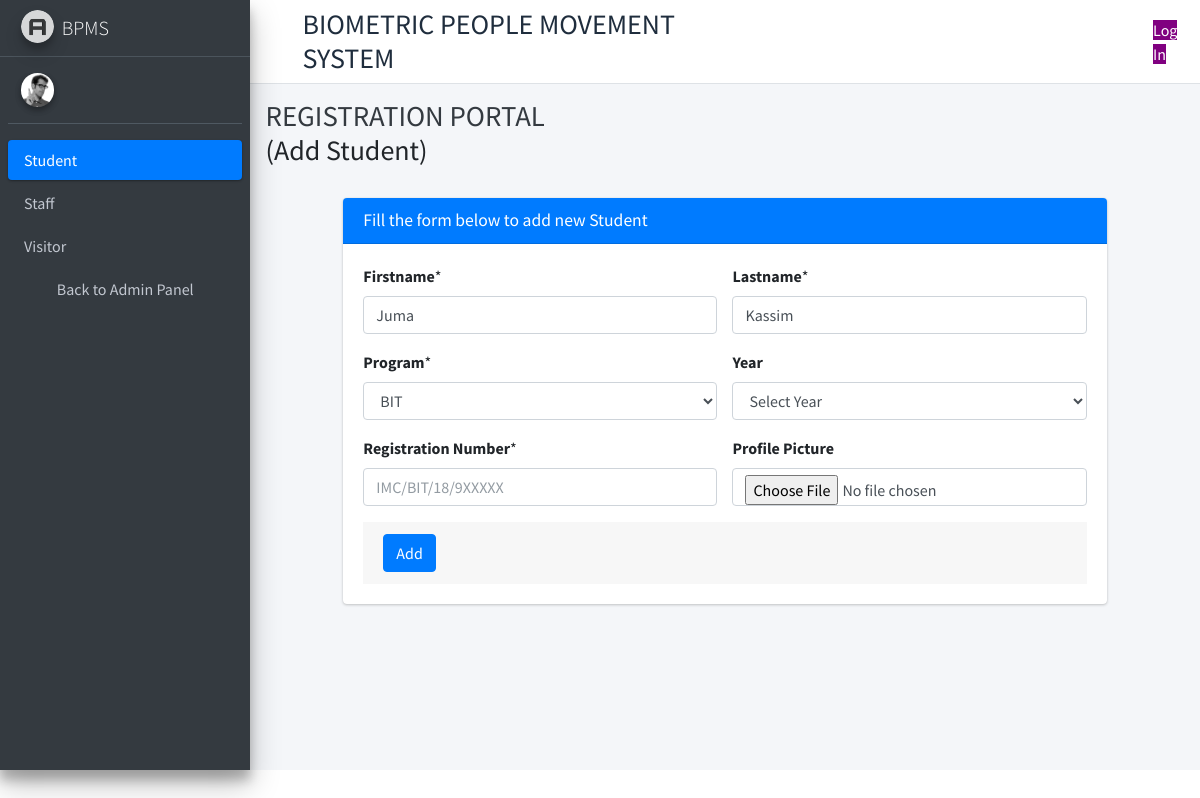
The page /edit-student/20 on the database its author committed.
### Registration/models.py (models this page shows, shortened)
class Student(models.Model):
    gender_choice=(
        ('M','Male'),
        ('F','Female'),
    )
    year = (
        ('1', 'ONE'),
        ('2', 'TWO'),
        ('3', 'THREE')
    )
    prog = (
        ('BIT', 'Bachelor of Science in Information Technology'),
        ('BAC', 'Bachelor of Accountancy'),
        ('BAIT', 'Bachelor of Accountancy in Information Technology'),
        ('BBF', 'Bachelor of Banking and Finance'),
        ('BCS', 'Bachelor of Computer Science'),
        ('BEF', 'Bachelor of Economics and Finance')
    )
    first_name=models.CharField(max_length=20)
    last_name = models.CharField(max_length=40)
    student_id=models.CharField(max_length=50)
    gender = models.CharField(max_length=6,choices=gender_choice)
    programme = models.CharField(max_length=50,choices=prog)
    year=models.CharField(max_length=8,choices=year)
    pic=models.ImageField(upload_to ='profilepics')

### Dashboard/views.py (the view)
# urls.py: path('edit-student/<str:id>',edit_student,name='edit student data'),
def edit_student(request,id):
    std=Student.objects.get(id=id)
    context={'std':std}
    return render(request,'edit-student.html',context)

### Dashboard/templatetags/print_dashboard.py (called while the page is built)
@register.simple_tag
def define(value=None):
	return value

### templates/edit-student.html (shortened to what this page needs)
{% load static %}
{% load print_dashboard %}
<!DOCTYPE html>
<html lang="en">
<head>
  <link rel="stylesheet" href="{% static 'plugins/fontawesome-free/css/all.min.css' %}">
<link rel="stylesheet" href="{% static 'dist/css/bootstrap-select.css' %}" />
  <link rel="stylesheet" href="{% static 'dist/css/adminlte.min.css' %}">
  <link rel="stylesheet" href="{% static 'dist/css/login_page.css' %}"/>
</head>
<body class="hold-transition sidebar-mini">
<div class="wrapper">
  <nav class="main-header navbar navbar-expand navbar-white navbar-light">
    <ul class="navbar-nav">
      <li class="nav-item">
        <a class="nav-link" data-widget="pushmenu" href="#" role="button"><i class="fas fa-bars"></i></a>
      </li>
      <h3 style="margin:auto;">BIOMETRIC PEOPLE MOVEMENT SYSTEM</h3>
    </ul>
    {% if user.is_authenticated %}
    <div style="padding-left: 400px;">
    Custodian Name
    <a href="logoutdash" class="anchor">Log Out</a>
    </div>
    {% else %}
    <div style="padding-left: 400px;">
    <a style="background-color:purple;color:white">Log In</a>
  </div>
    {% endif %}
  </nav>
  <aside class="main-sidebar sidebar-dark-primary elevation-4">
    <a href="index3.html" class="brand-link">
      <img src="{% static 'dist/img/AdminLTELogo.png' %}" alt="BPMS Logo" class="brand-image img-circle elevation-3" style="opacity: .8">
      <span class="brand-text font-weight-light">BPMS</span>
    </a>
    <div class="sidebar">
      <div class="user-panel mt-3 pb-3 mb-3 d-flex">
        <div class="image">
          <img src="{% static 'dist/img/user2-160x160.jpg' %}" class="img-circle elevation-2" alt="User Image">
        </div>
        <div class="info">
        </div>
      </div>
  <nav class="mt-2">
        <ul class="nav nav-pills nav-sidebar flex-column" data-widget="treeview" role="menu" data-accordion="false">
          <li class="nav-item">
            <a href="#" class="nav-link active">
              <p>
                Student
                <i class="right fas fa-angle-left"></i>
              </p>
            </a>
          </li>
          <li class="nav-item">
            <a href="" class="nav-link">
              <p>
                Staff
                <i class="right fas fa-angle-left"></i>
              </p>
            </a>
          </li>
            <li class="nav-item">
            <a href="#" class="nav-link">
              <p>
                Visitor
                <i class="right fas fa-angle-left"></i>
              </p>
            </a>
          </li>
          <li class="nav-item">
            <a href="/dashboard" class="nav-link">
              <i class="nav-icon fas fa-tachometer-alt"></i>
              <p>
                Back to Admin Panel
                <i class="right fas fa-angle-left"></i>
              </p>
            </a>
          </li>
        </ul>
      </nav>
    </div>
  </aside>
  <div class="content-wrapper">
    <div class="content-header">
      <div class="container-fluid">
        <div class="row mb-2">
          <div class="col-sm-6">
            <h1 class="m-0 text-dark">REGISTRATION PORTAL</h1><h3>(Add Student)</h3>
          </div>
        </div>
      </div>
    </div>
    <div class="content">
      <div class="container-fluid">
        <div class="row">
          <div class="col-1"></div>
          <div class="col-lg-10 ">
          <div class="card card-primary">
              <div class="card-header">
                <h3 class="card-title">Fill the form below to add new Student</h3>
              </div>
              <form role="form" action="form-saver" enctype="multipart/form-data" method="POST">
                <div class="card-body">
        <div class="row">
                  <div class="col-lg-6 col-md-6">
                  <div class="form-group ">
                    <label for="exampleInputEmail1">Firstname </label>*
                    <input type="text" name="fname" class="form-control" value="{{std.first_name}}"  placeholder="" required="required">
                  </div>
                </div>
                <div class=" col-lg-6">
                   <div class="form-group ">
                    <label for="feature 1">Lastname</label>*
                    <input type="text" name="lname" class="form-control" value='{{std.last_name}}' required="required">
                  </div>
                </div>
                <div class="col-lg-6 col-md-6">
                  <div class="form-group">
                    <label for="feature 1">Program</label>*
                    <select name="program" class="form-control">
                    <option value="{{std.programme}}" selected="">{{std.programme}}</option>
                  </select>
                  </div>
                </div>
                  <div class="col-lg-6 col-md-6">
                  <div class="form-group">
                    <label for="feature 1">Year</label>
                    <select type="number" name="year" class="form-control" placeholder="" required="required">
                    <option>Select Year</option>
                    </select>
                  </div>
                </div>
                <div class="col-lg-6 col-md-6">
                  <div class="form-group">
                    <label for="feature 1">Registration Number</label>*
                    <input type="text" name="reg" class="form-control" placeholder="IMC/BIT/18/9XXXXX" required="required">
                  </div>
                </div>
                <div class="col-lg-6 col-md-6">
                  <div class="form-group">
                    <label for="feature 1">Profile Picture</label>
                    <input type="file" name="pic" class="form-control"  required="required">
                  </div>
                </div>
              </div>
                <div class="card-footer">
                  <button type="submit" name="submit" class="btn btn-primary">Add</button>
                </div>
              </form>
            </div>
          </div>
        </div>
      </div>
    </div>
  </div>
</div>
</body>
</html>

### rows shown on the page
Student: fname "Juma", lname "Kassim", program "BIT"
